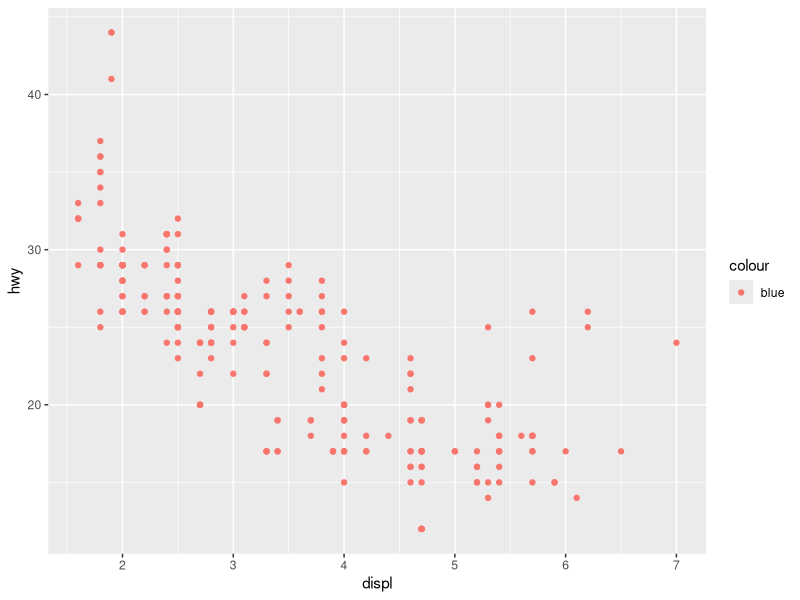
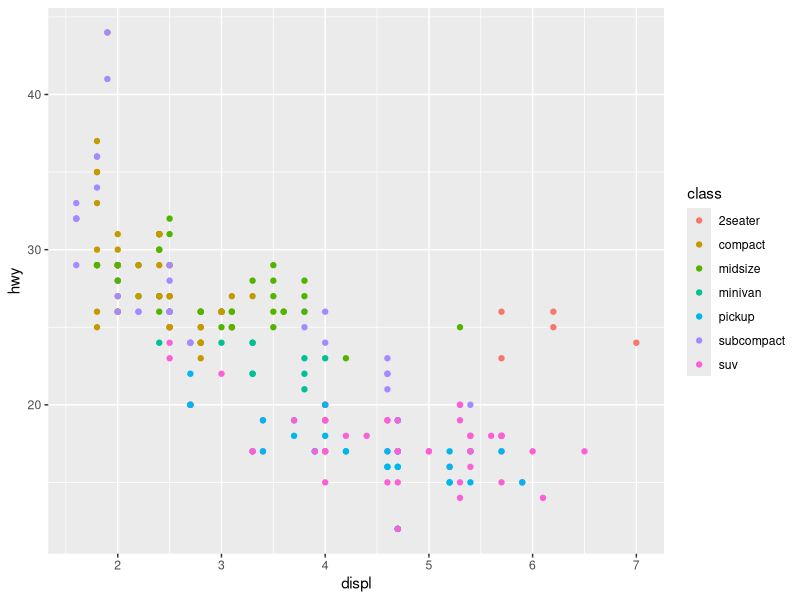
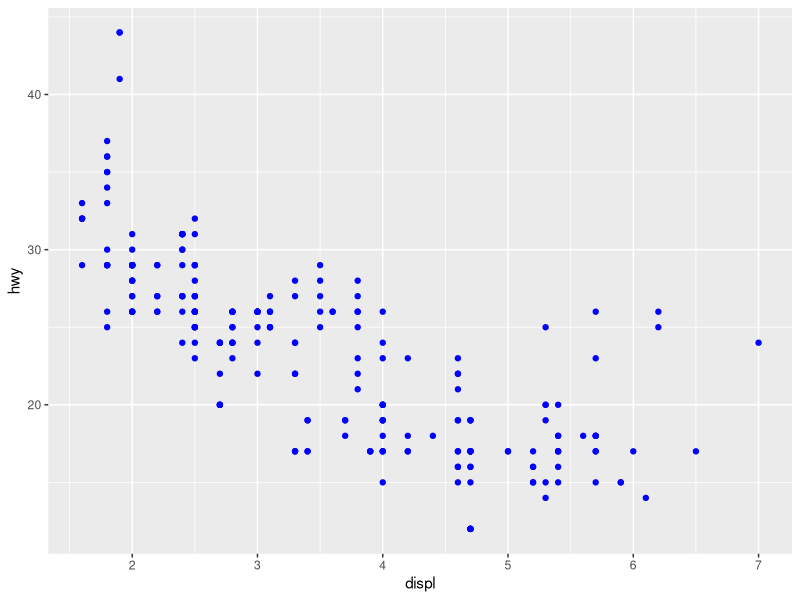
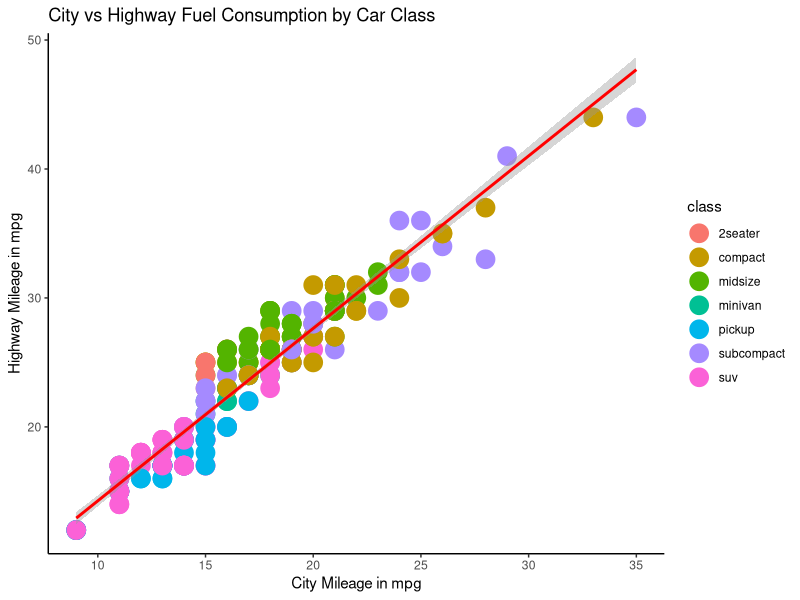
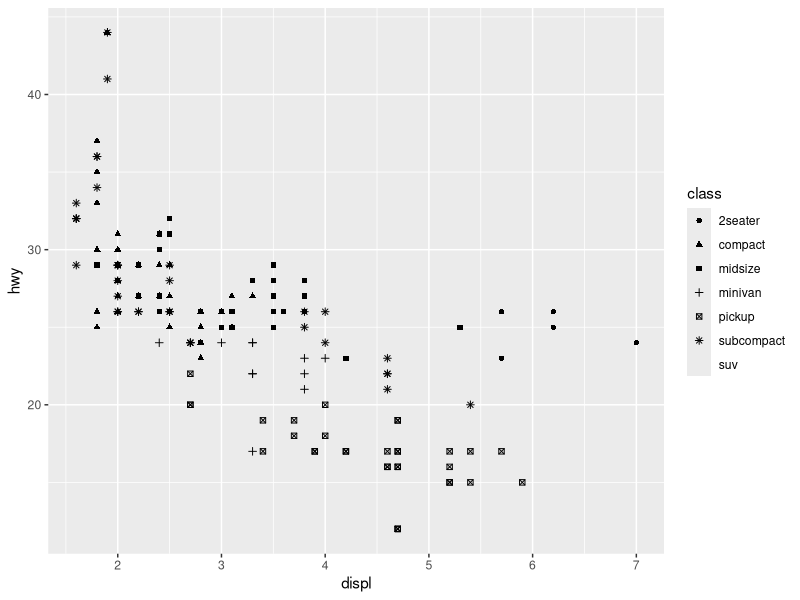
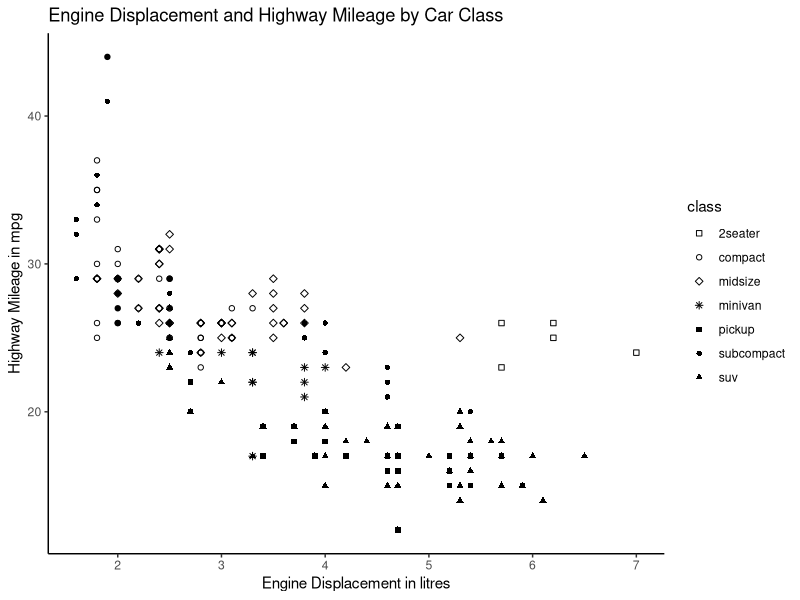
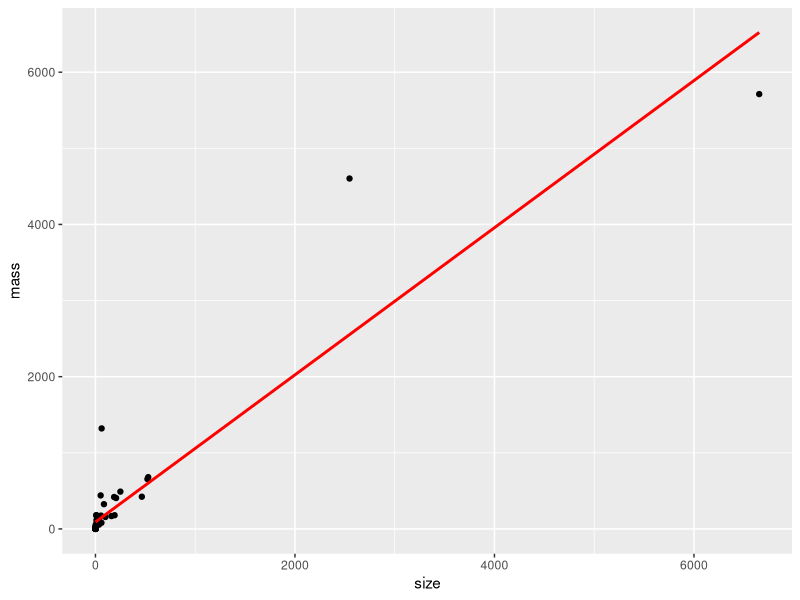
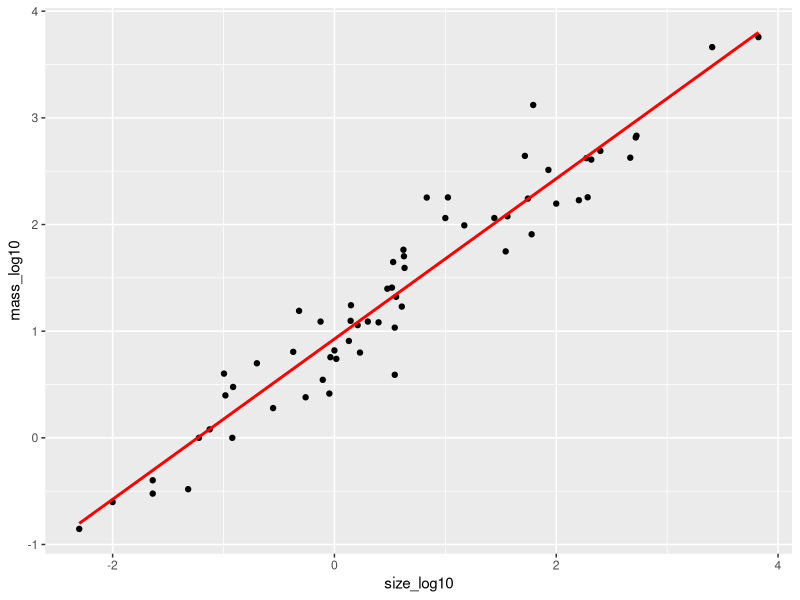

Reproduce these figures in R, in order.
## ---- chunk 1
library(tidyverse)
## ---- chunk 2
# Write your code here
data(mpg)
# First way is to use nrow and ncol functions to count the number of rows and columns, respectively
ncol(mpg) 
nrow(mpg)

#Second way by calling dimensions of the mpg dataset
dim(mpg)

# Third way is to make a vector of the column names and use the length function to count the number of characters/objects in the vector. Repeat for row names.
mpg_columns <- colnames(mpg)
length(mpg_columns)
mpg_rows <- rownames(mpg)
length(mpg_rows)
## ---- chunk 3
ggplot(data = mpg) + 
  geom_point(mapping = aes(x = displ, y = hwy, color = "blue"))
## ---- chunk 4
# Write your code here
# To color by a variable (such as class)
ggplot(data = mpg) + 
  geom_point(mapping = aes(x = displ, y = hwy, color = class))

# To color so all points are blue
ggplot(data = mpg) + 
  geom_point(mapping = aes(x = displ, y = hwy), color = "blue")
## ---- chunk 5
# mpg$class_numeric = sapply(mpg$class, convert_class_int, USE.NAMES = FALSE)
## ---- chunk 6
# Write your code here
mpg$class_numeric <- as.integer(factor(
  mpg$class,
  levels = c("2seater", "subcompact", "compact", "midsize", "minivan", "suv", "pickup"),
  ordered = TRUE
))
## ---- chunk 7
# Write your code here
ggplot(data = mpg, mapping = aes(x = cty, y = hwy))+
  geom_point(mapping = aes(color = class), size = 6)+
  geom_smooth(method = "lm", color = "red")+
  labs(title = "City vs Highway Fuel Consumption by Car Class", x = "City Mileage in mpg", y = "Highway Mileage in mpg")+
  theme_classic()
## ---- chunk 8
# Write your code here
mpg[which(mpg$cty == 15 & mpg$class == "subcompact"), c("manufacturer", "model")]
## ---- chunk 9
ggplot(data = mpg) + 
  geom_point(mapping = aes(x = displ, y = hwy, shape = class))
## ---- chunk 10
# Write your code here
ggplot(data = mpg) + 
  geom_point(mapping = aes(x = displ, y = hwy, shape = class))+
  scale_shape_manual(values = c(0,1,5,8,15,16,17))+
  labs(title = "Engine Displacement and Highway Mileage by Car Class",
       x = "Engine Displacement in litres",
       y = "Highway Mileage in mpg")+
  theme_classic()
## ---- chunk 11
x <- c(3.385,0.48,1.35,465,36.33,27.66,14.83,1.04,4.19,0.425,0.101,0.92,1,0.005,0.06,3.5,2,1.7,2547,0.023,187.1,521,0.785,10,3.3,0.2,1.41,529,207,85,0.75,62,6654,3.5,6.8,35,4.05,0.12,0.023,0.01,1.4,250,2.5,55.5,100,52.16,10.55,0.55,60,3.6,4.288,0.28,0.075,0.122,0.048,192,3,160,0.9,1.62,0.104,4.235)
y <- c(44.5,15.5,8.1,423,119.5,115,98.2,5.5,58,6.4,4,5.7,6.6,0.14,1,10.8,12.3,6.3,4603,0.3,419,655,3.5,115,25.6,5,17.5,680,406,325,12.3,1320,5712,3.9,179,56,17,1,0.4,0.25,12.5,490,12.1,175,157,440,179.5,2.4,81,21,39.2,1.9,1.2,3,0.33,180,25,169,2.6,11.4,2.5,50.4)
## ---- chunk 12
sizeMass <- data.frame(size = x, mass = y)
## ---- chunk 13
ggplot(sizeMass, aes(size, mass)) +
  geom_point() +
  geom_smooth(method = "lm", color = "red", se = FALSE)

## ---- chunk 14
# Method 1
sizeMass.log10 <- cbind(sizeMass, size_log10 = log10(x), mass_log10 = log10(y))
ggplot(sizeMass.log10, aes(size_log10, mass_log10)) +
  geom_point() +
  geom_smooth(method = "lm", color = "red", se = FALSE)

## ---- chunk 15
# Method 2
ggplot(sizeMass, aes(size, mass)) +
  scale_x_log10()+
  scale_y_log10()+
  geom_point() +
  geom_smooth(method = "lm", color = "red", se = FALSE)

